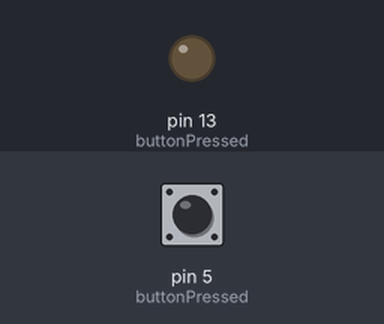
This sketch was run on a simulated Arduino Uno, built with avr-gcc and run on an emulated ATmega328P. Shown: output pins drawn as LEDs (lit = HIGH). Inputs (shaded band) come from the test bench; at power-on: pin 5 (buttonPressed) HIGH.

Above: at 0.8 s.
0.9 s: pin 5 (buttonPressed) pulled LOW for 0.15 s
At 2.2 s:
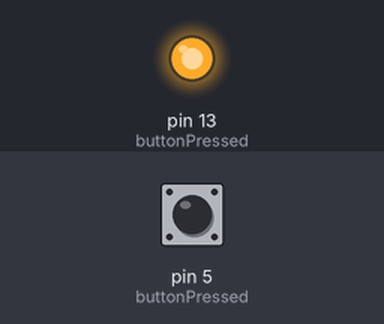
2.5 s: pin 5 (buttonPressed) pulled LOW for 1 s
At 4.7 s:
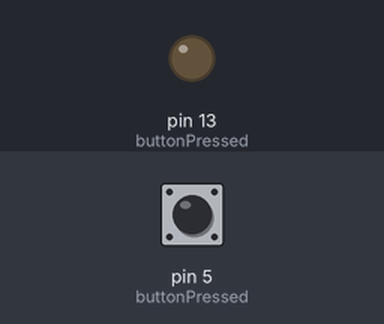
5.0 s: pin 5 (buttonPressed) pulled LOW for 3.2 s
At 9.5 s:
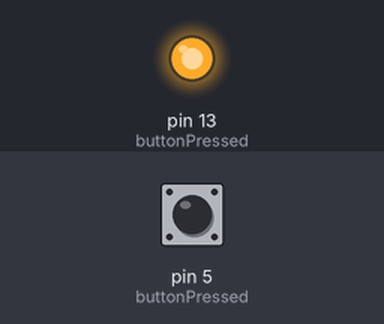
Timing chart, 0 to 11.0 s (numbered marks = the images above; inputs shaded):
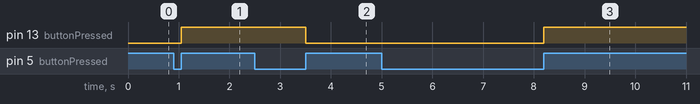

The sketch:

button_led_baremetal.ino
```cpp
uint8_t buttonPressed(void) {
  static uint8_t buttonState = 0;
  static uint8_t lastButtonState = 0;

  buttonState = (PIND & (1 << 5)) >> 5;

  if ((buttonState != lastButtonState) && (buttonState == 1)) {
    PORTB ^= (1 << PB5);
  }

  lastButtonState = buttonState;

  return buttonState;
}

int main(void) {
  init();

  DDRB |= (1 << DDB5);
  PORTB |= (1 << PB5);
  DDRD &= ~(1 << DDD5);
  PORTD |= (1 << PD5);

  for (;;) {
    buttonPressed();
  }
}
```

name_blink.c
```cpp
#include <avr/io.h>
#include <stdio.h>
#include <string.h>

#define FOSC 16000000
#define BAUD 9600
#define MYUBRR FOSC/16/BAUD-1

void USART_Init( unsigned int ubrr){
/* Set baud rate */
UBRR0H = (unsigned char)(ubrr>>8);
UBRR0L = (unsigned char)ubrr;
/* Enable receiver and transmitter */
UCSR0B = (1<<RXEN0)|(1<<TXEN0);
/* Set frame format: 8data, 2stop bit */
UCSR0C = (3<<UCSZ00);
} // USART_Init

void USART_Transmit( unsigned char data )
{
/* Wait for empty transmit buffer */
while ( ( UCSR0A & (1<<UDRE0)) == 0) {
  ;
}
/* Put data into buffer, sends the data */
UDR0 = data;
}

void USART_printf(char *s) {
  for (int i = 0; i < strlen(s); ++i) {
    USART_Transmit(s[i]);
  }
}

unsigned char USART_Receive( void )
{
/* Wait for data to be received */
while ( !(UCSR0A & (1<<RXC0)) ) {
  ;
}
/* Get and return received data from buffer */
return UDR0;
}

int main(void) {
    USART_Init(MYUBRR);

    DDRB |= (1 << DDB7);

    while (1) {
      USART_printf("What\'s your name? \n");
      unsigned char c;

      while ((c = USART_Receive()) != '#') {
        USART_Transmit(c);

        PORTB |= (1 << PB7);
        _delay_ms(500);
        PORTB &= ~(1 << PB7);
        _delay_ms(500);
      }

      USART_printf("Huh, that\'s a cool name!");
      USART_Transmit('\n');
    }

    return 0;
}
```

Measured:
- after the input at 0.9 s, pin 13 (buttonPressed): LOW → HIGH after 0.15 s
- after the input at 2.5 s, pin 13 (buttonPressed): HIGH → LOW after 1.0 s
- after the input at 5.0 s, pin 13 (buttonPressed): LOW → HIGH after 3.2 s
